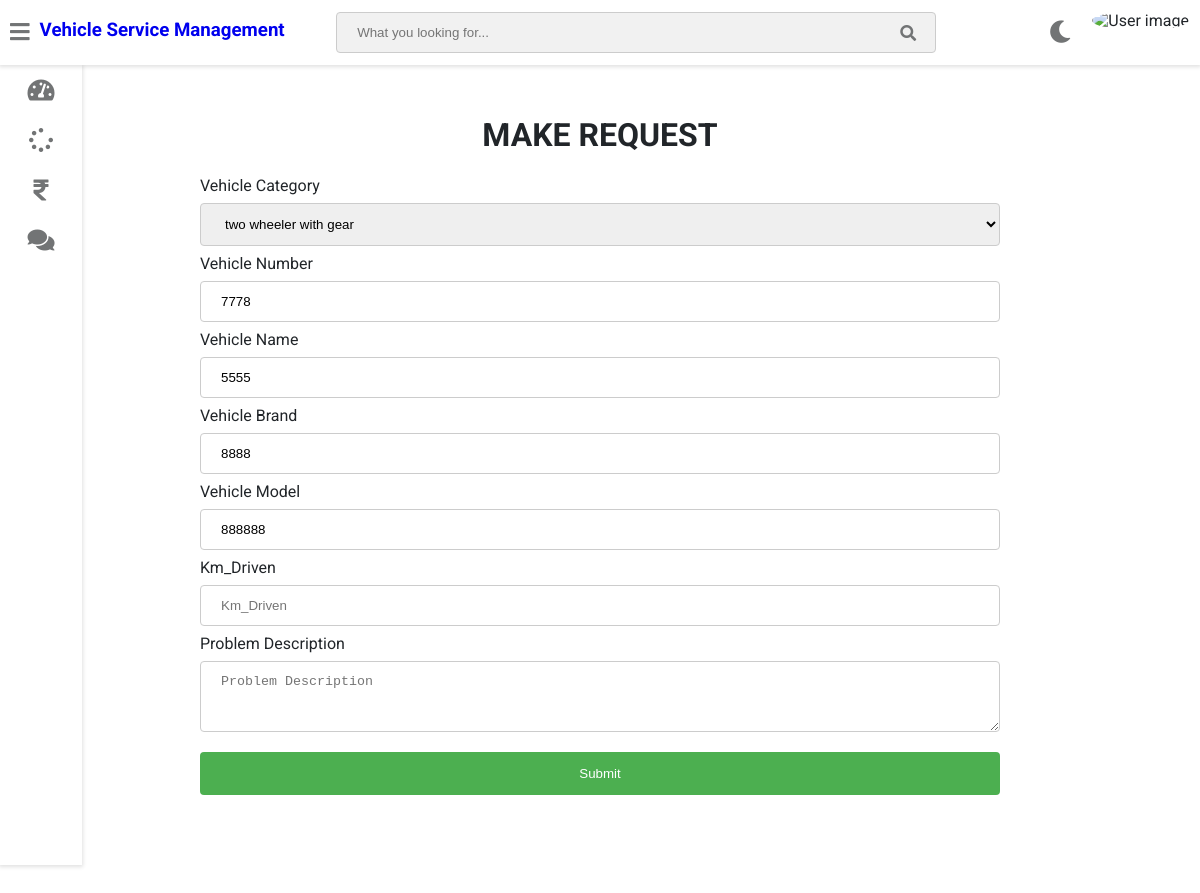
Screenshot of /customer-add-request (signed in) with the database file from the repository.
### vehicle/models.py (models this page shows)
class Request(models.Model):
    cat=(('two wheeler with gear','two wheeler with gear'),('two wheeler without gear','two wheeler without gear'),('four wheeler','four wheeler'))
    category=models.CharField(max_length=50,choices=cat)
    vehicle_no = models.CharField(max_length=20,null=False)
    vehicle_name = models.CharField(max_length=40,null=False)
    vehicle_model = models.CharField(max_length=40,null=False)
    vehicle_brand = models.CharField(max_length=40,null=False)
    Km_Driven = models.PositiveIntegerField(max_length=40,null=True,blank=True)
    problem_description = models.CharField(max_length=500,null=False)
    date=models.DateField(auto_now=True)
    cost=models.PositiveIntegerField(null=True)
    customer=models.ForeignKey('Customer', on_delete=models.CASCADE,null=True)
    mechanic=models.ForeignKey('Mechanic',on_delete=models.CASCADE,null=True)
    stat=(('Pending','Pending'),('Approved','Approved'),('Repairing','Repairing'),('Repairing Done','Repairing Done'),('Released','Released'))
    status=models.CharField(max_length=50,choices=stat,default='Pending',null=True)
    def __str__(self):
        return self.problem_description

### vehicle/views.py (the view, shortened to what this page needs)
# urls.py: path('customer-add-request',views.customer_add_request_view,name='customer-add-request'),
@login_required(login_url='customerlogin')
@user_passes_test(is_customer)
def customer_add_request_view(request):
    customer=models.Customer.objects.get(user_id=request.user.id)
    print("hh")
    vehicle=models.Request.objects.filter(customer=customer).first()
    print(vehicle)
    enquiry=forms.RequestForm()
    return render(request,'vehicle/customer_add_request.html',{'enquiry':enquiry,'customer':customer,'vehicle':vehicle})

### vehicle/forms.py
class RequestForm(forms.ModelForm):
    class Meta:
        model=models.Request
        fields=['category','vehicle_no','vehicle_name','vehicle_model','vehicle_brand','Km_Driven','problem_description']
        widgets = {
        'problem_description':forms.Textarea(attrs={'rows': 3, 'cols': 30})
        }

### vehicle/views.py (called while the page is built)
def is_customer(user):
    return user.groups.filter(name='CUSTOMER').exists()

### templates/vehicle/customer_add_request.html (shortened to what this page needs)
{% extends 'vehicle/customerbase.html' %}
{% load widget_tweaks %}
{% block content %}
<head>
</head>
<br><br><br><br><br>
<h1 style="text-align:center;">MAKE REQUEST</h1>
<div>
  <form method="post" style="margin-left:200px;margin-right:200px;">
      <label for="category">Vehicle Category</label>
      <select name="category" class="form-control">
        {% for choice in enquiry.category.field.choices %}
          {% if choice.0 == vehicle.category %}
            <option value="{{ choice.0 }}" selected>{{ choice.1 }}</option>
          {% else %}
            <option value="{{ choice.0 }}">{{ choice.1 }}</option>
          {% endif %}
        {% endfor %}
      </select>
      <label for="vehicle_no">Vehicle Number</label>
      {% render_field enquiry.vehicle_no value=vehicle.vehicle_no class="form-control" placeholder="eg:KL06M4323" %}
      <label for="vehicle_name">Vehicle Name</label>
      {% render_field enquiry.vehicle_name value=vehicle.vehicle_name class="form-control" placeholder="eg:SWIFT" %}
      <label for="vehicle_brand">Vehicle Brand</label>
      {% render_field enquiry.vehicle_brand value=vehicle.vehicle_brand class="form-control" placeholder="eg:SUZUKI" %}
      <label for="vehicle_model">Vehicle Model</label>
      {% render_field enquiry.vehicle_model value=vehicle.vehicle_model class="form-control" placeholder="eg:2020" %}
    <label for="Km_Driven">Km_Driven</label>
    {% render_field enquiry.Km_Driven class="form-control" placeholder="Km_Driven" %}
    <label for="problem_description">Problem Description</label>
    {% render_field enquiry.problem_description class="form-control" placeholder="Problem Description" %}
    <input type="submit" value="Submit">
  </form>
</div>
<br><br><br><br><br><br><br><br><br><br><br><br><br><br><br>
{% endblock content %}

### templates/vehicle/customer_add_request.html (style rules this page uses)
input[type=text], select,input[type=number] , textarea { width: 100%; padding: 12px 20px; margin: 8px 0; display: inline-block; border: 1px solid #ccc; border-radius: 4px; box-sizing: border-box; }
input[type=submit] { width: 100%; background-color: #4CAF50; color: white; padding: 14px 20px; margin: 8px 0; border: none; border-radius: 4px; cursor: pointer; }

### rows the page displays
Request: category "two wheeler with gear", vehicle_no "7778", vehicle_name "5555", vehicle_brand "8888", vehicle_model "888888"
